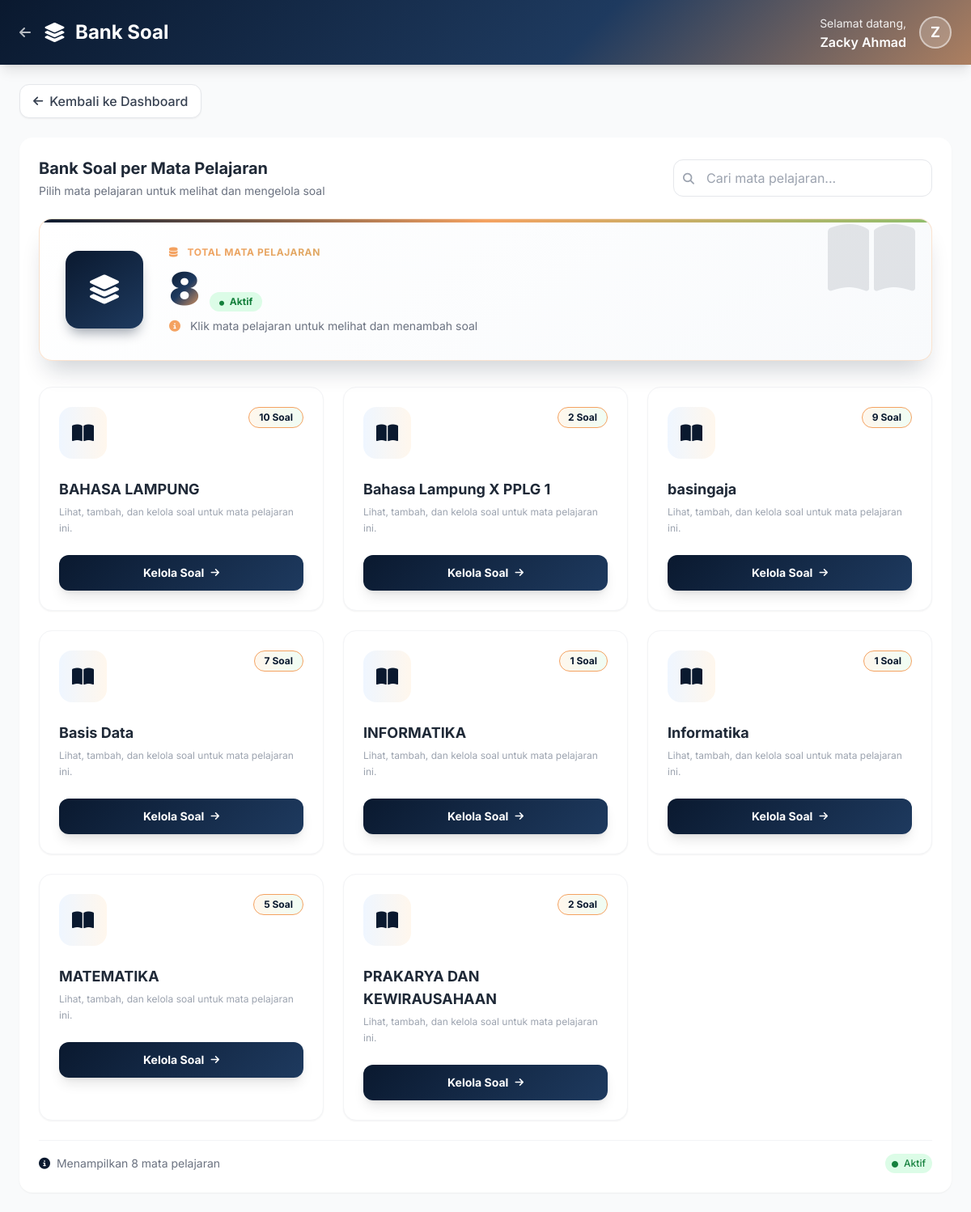
The page /cbt_sekolah/pages/guru/bank_soal.php (signed in) on the database its author committed.
### tables this page shows
CREATE TABLE `tb_mapel` (
  `id_mapel` int(11) NOT NULL,
  `kode_mapel` varchar(20) DEFAULT NULL,
  `nama_mapel` varchar(100) NOT NULL
);

### cbt_sekolah/pages/guru/bank_soal.php (the view, shortened to what this page needs)
<?php
require_once '../../config/koneksi.php';
$nama_guru = $_SESSION['nama_lengkap'] ?? $_SESSION['nama'] ?? 'Guru';
$search    = isset($_GET['search']) ? $_GET['search'] : '';
if (!empty($search)) {
    $stmt = $pdo->prepare("SELECT m.*,
                           (SELECT COUNT(*) FROM tb_soal WHERE id_mapel = m.id_mapel) as total_soal
                           FROM tb_mapel m
                           WHERE m.nama_mapel LIKE :search
                           ORDER BY m.nama_mapel ASC");
    $stmt->execute(['search' => "%$search%"]);
} else {
    $stmt = $pdo->query("SELECT m.*,
                         (SELECT COUNT(*) FROM tb_soal WHERE id_mapel = m.id_mapel) as total_soal
                         FROM tb_mapel m
                         ORDER BY nama_mapel ASC");
}
$mapel_list  = $stmt->fetchAll();
$total_mapel = count($mapel_list);
?>
<!DOCTYPE html>
<html lang="id">
<head>
    <script src="https://cdn.tailwindcss.com"></script>
    <link rel="stylesheet" href="https://cdnjs.cloudflare.com/ajax/libs/font-awesome/6.4.0/css/all.min.css">
</head>
<body class="bg-gray-50">
<header class="gradient-bg shadow-lg py-4 px-6 flex justify-between items-center sticky top-0 z-40">
    <div class="flex items-center space-x-3">
        <a href="dashboard.php" class="text-white/70 hover:text-white mr-1 transition">
            <i class="fas fa-arrow-left"></i>
        </a>
        <i class="fas fa-layer-group text-white text-2xl"></i>
        <h1 class="text-2xl font-bold text-white">Bank Soal</h1>
    </div>
    <div class="flex items-center space-x-4">
        <div class="text-right">
            <span class="text-white text-sm opacity-90">Selamat datang,</span>
            <p class="text-white font-semibold"><?= htmlspecialchars($nama_guru) ?></p>
        </div>
        <div class="h-10 w-10 rounded-full bg-white/20 flex items-center justify-center border-2 border-white/50">
            <span class="text-white font-bold text-lg"><?= strtoupper(substr($nama_guru,0,1)) ?></span>
        </div>
    </div>
</header>
<main class="p-6">
    <div class="mb-6">
        <a href="dashboard.php" class="inline-flex items-center px-4 py-2 bg-white border border-gray-200 rounded-xl text-gray-700 hover:border-[#F4A261] shadow-sm transition-all group">
            <i class="fas fa-arrow-left mr-2 text-sm group-hover:-translate-x-1 transition-transform"></i>
            <span class="font-medium">Kembali ke Dashboard</span>
        </a>
    </div>
    <div class="bg-white rounded-2xl shadow-sm p-6">
        <div class="flex flex-col md:flex-row justify-between items-start md:items-center mb-6 gap-4">
            <div>
                <h2 class="text-xl font-bold text-gray-800">Bank Soal per Mata Pelajaran</h2>
                <p class="text-sm text-gray-500 mt-1">Pilih mata pelajaran untuk melihat dan mengelola soal</p>
            </div>
            <form method="GET" class="flex-1 md:flex-initial">
                <div class="relative">
                    <input type="text" name="search" value="<?= htmlspecialchars($search) ?>"
                           placeholder="Cari mata pelajaran..."
                           class="w-full md:w-80 px-4 py-2.5 pl-10 pr-10 border border-gray-200 rounded-xl focus:ring-2 focus:ring-[#0A192F] outline-none transition">
                    <i class="fas fa-search absolute left-3 top-3.5 text-gray-400 text-sm"></i>
                </div>
            </form>
        </div>
        <div class="mb-8">
            <div class="total-card rounded-2xl p-8 relative">
                <div class="flex items-center gap-8 relative z-10">
                    <div class="total-icon w-24 h-24 rounded-2xl flex items-center justify-center">
                        <i class="fas fa-layer-group text-white text-4xl"></i>
                    </div>
                    <div class="flex-1">
                        <span class="total-label uppercase tracking-wider mb-2 block">
                            <i class="fas fa-database mr-2 text-[#F4A261]"></i>
                            TOTAL MATA PELAJARAN
                        </span>
                        <div class="flex items-baseline gap-3">
                            <span class="total-number"><?= $total_mapel ?></span>
                            <span class="bg-green-100 text-green-700 px-3 py-1 rounded-full text-xs font-bold">
                                <i class="fas fa-circle text-[6px] mr-1"></i> Aktif
                            </span>
                        </div>
                        <p class="text-gray-500 text-sm mt-2">
                            <i class="fas fa-info-circle mr-2 text-[#F4A261]"></i>
                            Klik mata pelajaran untuk melihat dan menambah soal
                        </p>
                    </div>
                </div>
                <div class="absolute top-0 right-0 w-32 h-32 opacity-10">
                    <i class="fas fa-book-open text-8xl text-[#0A192F]"></i>
                </div>
            </div>
        </div>
        <?php if (count($mapel_list) > 0): ?>
        <div class="grid grid-cols-1 md:grid-cols-2 lg:grid-cols-3 gap-6">
            <?php foreach ($mapel_list as $m): ?>
            <div class="bg-white rounded-2xl shadow-sm border border-gray-100 p-6 card-hover group">
                <div class="flex justify-between items-start mb-6">
                    <div class="bg-gradient-to-r from-blue-50 to-orange-50 p-4 rounded-2xl group-hover:from-[#0A192F] group-hover:to-[#1E3A5F] transition-all">
                        <i class="fas fa-book-open text-2xl text-[#0A192F] group-hover:text-white"></i>
                    </div>
                    <span class="bg-gradient-to-r from-orange-50 to-green-50 text-[#0A192F] text-xs font-bold px-3 py-1 rounded-full border border-[#F4A261]">
                        <?= $m['total_soal'] ?> Soal
                    </span>
                </div>
                <h3 class="text-lg font-bold text-gray-800 mb-1"><?= htmlspecialchars($m['nama_mapel']) ?></h3>
                <p class="text-xs text-gray-400 mb-6 leading-relaxed">Lihat, tambah, dan kelola soal untuk mata pelajaran ini.</p>
                <a href="soal_list_guru.php?id_mapel=<?= $m['id_mapel'] ?>"
                   class="btn-gradient text-white w-full py-3 rounded-xl text-sm font-bold flex items-center justify-center shadow-lg">
                    Kelola Soal <i class="fas fa-arrow-right ml-2 text-xs"></i>
                </a>
            </div>
            <?php endforeach; ?>
        </div>
        <div class="mt-6 flex items-center justify-between text-sm text-gray-500 border-t border-gray-100 pt-4">
            <div><i class="fas fa-info-circle mr-1 text-[#0A192F]"></i> Menampilkan <?= count($mapel_list) ?> mata pelajaran</div>
            <span class="px-2 py-1 bg-green-100 text-green-700 rounded-full text-xs font-medium">
                <i class="fas fa-circle text-[8px] mr-1"></i> Aktif
            </span>
        </div>
        <?php endif; ?>
    </div>
</main>
</body>
</html>

### cbt_sekolah/pages/guru/bank_soal.php (style rules this page uses)
* { font-family:'Inter',sans-serif; }
.gradient-bg { background:linear-gradient(135deg,#0A192F 0%,#1E3A5F 30%,#F4A261 60%,#90BE6D 100%); background-size:200% 200%; animation:gradientMove 10s ease infinite; }
.btn-gradient { background:linear-gradient(135deg,#0A192F,#1E3A5F,#F4A261,#90BE6D); background-size:300% 300%; animation:btnGradient 5s ease infinite; transition:all .3s; }
.card-hover { transition:all .3s ease; }
.total-card { background:linear-gradient(145deg,#fff 0%,#f8fafc 100%); border:1px solid rgba(244,162,97,.3); box-shadow:0 20px 30px -10px rgba(10,25,47,.2); position:relative; overflow:hidden; }
.total-card::before { content:''; position:absolute; top:0; left:0; right:0; height:4px; background:linear-gradient(90deg,#0A192F,#F4A261,#90BE6D); }
.total-icon { background:linear-gradient(145deg,#0A192F,#1E3A5F); box-shadow:0 10px 15px -5px rgba(10,25,47,.4); }
.total-number { font-size:3.5rem; font-weight:900; line-height:1; background:linear-gradient(135deg,#0A192F,#1E3A5F,#F4A261); -webkit-background-clip:text; -webkit-text-fill-color:transparent; }
.total-label { font-size:.75rem; letter-spacing:.1em; background:linear-gradient(90deg,#F4A261,#90BE6D); -webkit-background-clip:text; -webkit-text-fill-color:transparent; font-weight:700; }

### rows shown on the page
tb_mapel: total_soal "10", nama_mapel "BAHASA LAMPUNG"
tb_mapel: total_soal "2", nama_mapel "Bahasa Lampung X PPLG 1"
tb_mapel: total_soal "9", nama_mapel "basingaja"
tb_mapel: total_soal "7", nama_mapel "Basis Data"
tb_mapel: total_soal "1", nama_mapel "INFORMATIKA"
tb_mapel: total_soal "1", nama_mapel "Informatika"
tb_mapel: total_soal "5", nama_mapel "MATEMATIKA"
tb_mapel: total_soal "2", nama_mapel "PRAKARYA DAN KEWIRAUSAHAAN"

### other values the page prints
$nama_guru "Zacky Ahmad"
substr($nama_guru,0,1) "Z"
$total_mapel "8"
count($mapel_list) "8"
